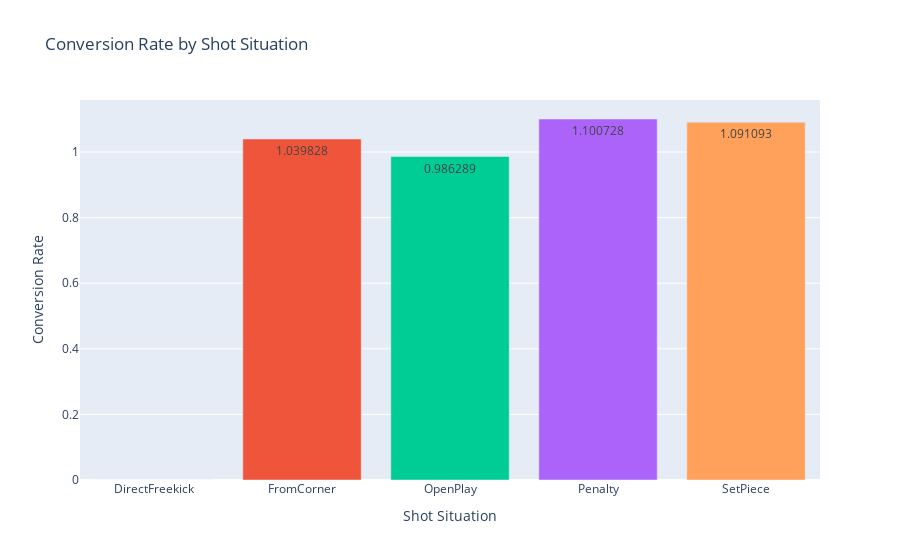

Write notebook code for a chart like this one.
### Markdown cell above
**6. Which shot situations lead to the highest goal conversion rates?**

### Code cell
# Aggregate goals per shot situation
situation_analysis = shots_data.groupby('situation').agg({'xG': 'sum', 'result': lambda x: sum(x == 'Goal')})

# Rename the result column to 'Goals'
situation_analysis.rename(columns={'result': 'Goals'}, inplace=True)

# Calculate conversion rate
situation_analysis['conversion_rate'] = situation_analysis['Goals'] / situation_analysis['xG']

# Reset index for Plotly compatibility
situation_analysis.reset_index(inplace=True)

# Create an interactive bar chart with Plotly
fig = px.bar(
    situation_analysis, x='situation', y='conversion_rate', color='situation',
    labels={'situation': 'Shot Situation', 'conversion_rate': 'Conversion Rate'},
    title="Conversion Rate by Shot Situation",
    text_auto=True
)

# Improve layout
fig.update_layout(xaxis_title="Shot Situation", yaxis_title="Conversion Rate", showlegend=False)
fig.show()

### Figure 1 — Plotly figure (JSON) as saved in the notebook; plotly's stock layout.template omitted (floating-point values rounded to 4 significant figures)
{"data": [{"hovertemplate": "Shot Situation=%{x}<br>Conversion Rate=%{y}<extra></extra>", "legendgroup": "DirectFreekick", "marker": {"color": "#636efa", "pattern": {"shape": ""}}, "name": "DirectFreekick", "orientation": "v", "showlegend": true, "textposition": "auto", "texttemplate": "%{y}", "type": "bar", "x": ["DirectFreekick"], "xaxis": "x", "y": [0.0], "yaxis": "y"}, {"hovertemplate": "Shot Situation=%{x}<br>Conversion Rate=%{y}<extra></extra>", "legendgroup": "FromCorner", "marker": {"color": "#EF553B", "pattern": {"shape": ""}}, "name": "FromCorner", "orientation": "v", "showlegend": true, "textposition": "auto", "texttemplate": "%{y}", "type": "bar", "x": ["FromCorner"], "xaxis": "x", "y": [1.04], "yaxis": "y"}, {"hovertemplate": "Shot Situation=%{x}<br>Conversion Rate=%{y}<extra></extra>", "legendgroup": "OpenPlay", "marker": {"color": "#00cc96", "pattern": {"shape": ""}}, "name": "OpenPlay", "orientation": "v", "showlegend": true, "textposition": "auto", "texttemplate": "%{y}", "type": "bar", "x": ["OpenPlay"], "xaxis": "x", "y": [0.9863], "yaxis": "y"}, {"hovertemplate": "Shot Situation=%{x}<br>Conversion Rate=%{y}<extra></extra>", "legendgroup": "Penalty", "marker": {"color": "#ab63fa", "pattern": {"shape": ""}}, "name": "Penalty", "orientation": "v", "showlegend": true, "textposition": "auto", "texttemplate": "%{y}", "type": "bar", "x": ["Penalty"], "xaxis": "x", "y": [1.101], "yaxis": "y"}, {"hovertemplate": "Shot Situation=%{x}<br>Conversion Rate=%{y}<extra></extra>", "legendgroup": "SetPiece", "marker": {"color": "#FFA15A", "pattern": {"shape": ""}}, "name": "SetPiece", "orientation": "v", "showlegend": true, "textposition": "auto", "texttemplate": "%{y}", "type": "bar", "x": ["SetPiece"], "xaxis": "x", "y": [1.091], "yaxis": "y"}], "layout": {"barmode": "relative", "legend": {"title": {"text": "Shot Situation"}, "tracegroupgap": 0}, "showlegend": false, "title": {"text": "Conversion Rate by Shot Situation"}, "xaxis": {"anchor": "y", "categoryarray": ["DirectFreekick", "FromCorner", "OpenPlay", "Penalty", "SetPiece"], "categoryorder": "array", "domain": [0, 1], "title": {"text": "Shot Situation"}}, "yaxis": {"anchor": "x", "domain": [0, 1], "title": {"text": "Conversion Rate"}}}}
